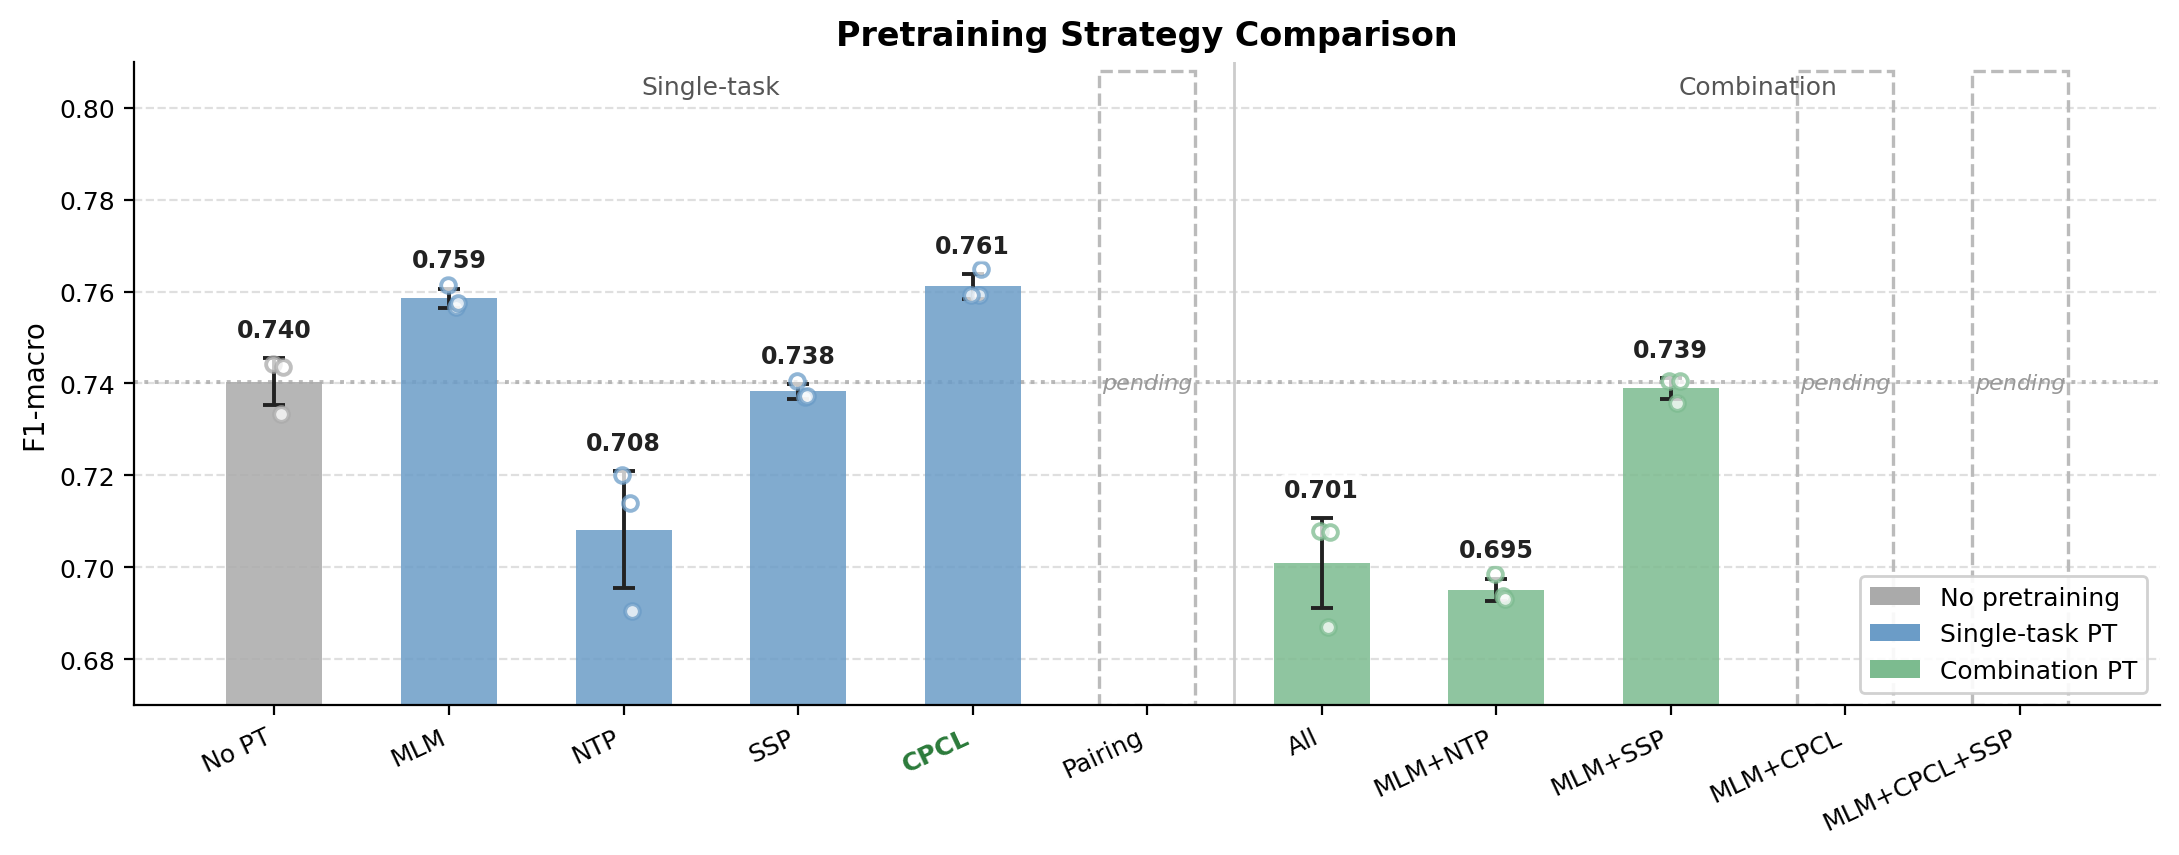

Generate this figure with Python:
#!/usr/bin/env python3
"""
Fig 5: Pretraining Strategy Comparison (EXP2)
  Single-task strategies + combination strategies
  Missing entries (pairing, mlm_cpcl, mlm_cpcl_ssp) shown as placeholder.

Output: figures_paper/fig5_pretraining.{pdf,png}
"""

import json
import numpy as np
import pandas as pd
import matplotlib
matplotlib.use('Agg')
import matplotlib.pyplot as plt
from pathlib import Path

ROOT  = Path(__file__).resolve().parents[2]
LOGS  = ROOT / 'logs_0510'
OUT   = Path(__file__).resolve().parent
SEEDS = [1, 2, 3]

# (display_label, exp_base, group)
# group: 'baseline' | 'single' | 'combo'
MODELS = [
    ('No PT',        'v2_pt_nopt',        'baseline'),
    ('MLM',          'v2_pt_mlm',         'single'),
    ('NTP',          'v2_pt_ntp',         'single'),
    ('SSP',          'v2_pt_ssp',         'single'),
    ('CPCL',         'v2_pt_cpcl',        'single'),
    ('Pairing',      'v2_pt_pairing',     'single'),
    ('All',          'v2_pt_all',         'combo'),
    ('MLM+NTP',      'v2_pt_mlm_ntp',     'combo'),
    ('MLM+SSP',      'v2_pt_mlm_ssp',     'combo'),
    ('MLM+CPCL',     'v2_pt_mlm_cpcl',    'combo'),
    ('MLM+CPCL+SSP', 'v2_pt_mlm_cpcl_ssp','combo'),
]

COLORS = {
    'baseline': '#AAAAAA',
    'single':   '#6B9CC7',
    'combo':    '#7CBB8F',
}

plt.rcParams.update({
    'font.family':       'DejaVu Sans',
    'font.size':         10,
    'axes.titlesize':    11,
    'axes.labelsize':    10,
    'axes.spines.top':   False,
    'axes.spines.right': False,
    'xtick.labelsize':   9,
    'ytick.labelsize':   9,
})


def load_f1(exp_base):
    vals = []
    for s in SEEDS:
        p = LOGS / 'circmac' / f'{exp_base}_s{s}' / str(s) / 'training.json'
        if not p.exists():
            continue
        d = json.loads(p.read_text())
        final = d.get('final', {})
        if final:
            vals.append(list(final.values())[0]['scores']['sites']['f1_macro'])
    return vals


def main():
    data = [(label, exp, grp, load_f1(exp)) for label, exp, grp in MODELS]

    # Save data CSV
    rows = []
    for label, exp, grp, vals in data:
        for i, s in enumerate(SEEDS):
            if i < len(vals):
                rows.append({'model': label, 'group': grp, 'seed': s, 'f1_macro': vals[i]})
            else:
                rows.append({'model': label, 'group': grp, 'seed': s, 'f1_macro': None})
    df = pd.DataFrame(rows)
    df.to_csv(OUT / 'fig5_pretraining_data.csv', index=False)
    summary = df.dropna().groupby('model').agg(
        f1_mean=('f1_macro','mean'), f1_std=('f1_macro','std')
    ).round(4)
    summary.to_csv(OUT / 'fig5_pretraining_summary.csv')
    print(summary.to_string())

    ylim = (0.67, 0.81)
    ylo  = ylim[0]

    fig, ax = plt.subplots(figsize=(11, 4.4))

    nopt_mean = None

    for i, (label, exp, grp, vals) in enumerate(data):
        color = COLORS[grp]

        if not vals:
            # placeholder — hatched empty bar
            ax.bar(i, ylim[1] - ylo - 0.002, bottom=ylo,
                   width=0.55, color='none', edgecolor='#bbbbbb',
                   linewidth=1.2, linestyle='--', zorder=2)
            ax.text(i, (ylo + ylim[1]) / 2, 'pending',
                    ha='center', va='center', fontsize=8,
                    color='#999999', style='italic', zorder=3)
            continue

        mean = np.mean(vals)
        std  = np.std(vals)

        if label == 'No PT':
            nopt_mean = mean

        ax.bar(i, mean - ylo, bottom=ylo, width=0.55,
               color=color, alpha=0.85, zorder=2, linewidth=0)
        ax.errorbar(i, mean, yerr=std, fmt='none', color='#222222',
                    capsize=4, capthick=1.4, elinewidth=1.4, zorder=4)
        jitter = np.random.default_rng(42).uniform(-0.07, 0.07, len(vals))
        ax.scatter(np.full(len(vals), i) + jitter, vals,
                   color='white', edgecolors=color, s=28, linewidths=1.4,
                   zorder=5, alpha=0.75)
        ax.text(i, mean + std + (ylim[1] - ylim[0]) * 0.025,
                f'{mean:.3f}',
                ha='center', va='bottom', fontsize=8.5, fontweight='bold',
                color='#222222', zorder=6,
                bbox=dict(boxstyle='round,pad=0.15', fc='white', ec='none', alpha=0.85))

    # No PT baseline reference line
    if nopt_mean:
        ax.axhline(nopt_mean, color=COLORS['baseline'], linestyle=':',
                   linewidth=1.4, alpha=0.8, zorder=1,
                   label=f'No PT baseline ({nopt_mean:.3f})')

    # Separator line between single and combo
    ax.axvline(5.5, color='#cccccc', linewidth=1.0, linestyle='-', zorder=1)
    ax.text(2.5, ylim[1] - 0.003, 'Single-task',
            ha='center', va='top', fontsize=9, color='#555555')
    ax.text(8.5, ylim[1] - 0.003, 'Combination',
            ha='center', va='top', fontsize=9, color='#555555')

    ax.set_xticks(range(len(data)))
    ax.set_xticklabels([d[0] for d in data], rotation=25, ha='right')
    ax.set_ylabel('F1-macro')
    ax.set_ylim(*ylim)
    ax.yaxis.grid(True, linestyle='--', alpha=0.4, zorder=0)
    ax.set_axisbelow(True)
    ax.set_title('Pretraining Strategy Comparison', fontsize=12, fontweight='bold')

    # Highlight best
    best_label = max([(d[0], np.mean(d[3])) for d in data if d[3]], key=lambda x: x[1])[0]
    for tick in ax.get_xticklabels():
        if tick.get_text() == best_label:
            tick.set_fontweight('bold')
            tick.set_color('#2B7A3A')

    # Legend
    from matplotlib.patches import Patch
    legend_elems = [
        Patch(facecolor=COLORS['baseline'], label='No pretraining'),
        Patch(facecolor=COLORS['single'],   label='Single-task PT'),
        Patch(facecolor=COLORS['combo'],    label='Combination PT'),
    ]
    ax.legend(handles=legend_elems, loc='lower right', fontsize=9,
              framealpha=0.9, edgecolor='#cccccc')

    fig.tight_layout()
    for ext in ['pdf', 'png']:
        p = OUT / f'fig5_pretraining.{ext}'
        fig.savefig(p, dpi=200, bbox_inches='tight')
        print(f'Saved → {p}')
    plt.close(fig)


if __name__ == '__main__':
    main()
